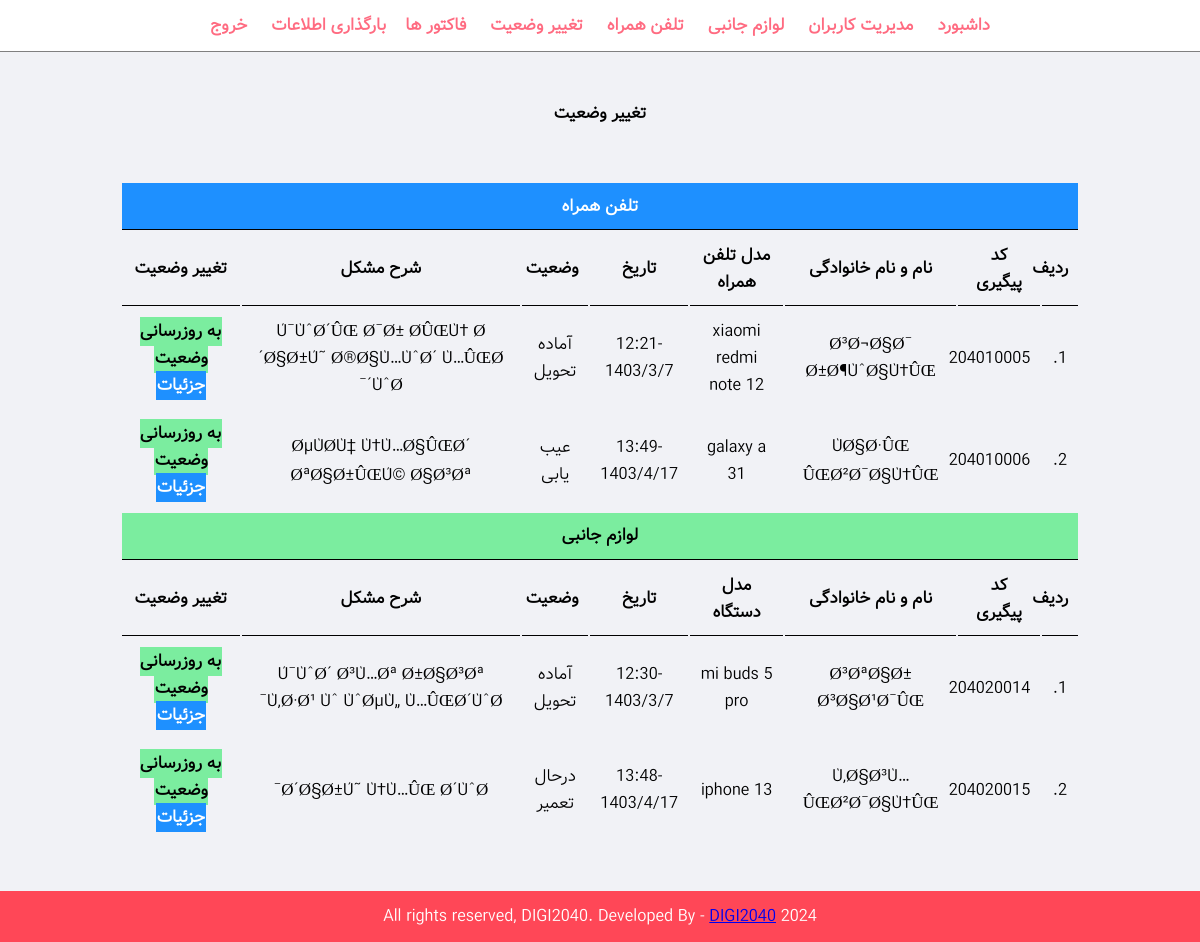
Page /admin/manage-order.php (signed in) on the committed database.
### tables this page shows
CREATE TABLE `tbl_phone` (
  `id` int(10) UNSIGNED NOT NULL,
  `admin` varchar(50) NOT NULL,
  `cusname` varchar(100) NOT NULL,
  `description` mediumtext NOT NULL,
  `cusphone` varchar(12) NOT NULL,
  `cusid` varchar(10) NOT NULL,
  `model` varchar(100) NOT NULL,
  `imei` varchar(16) NOT NULL,
  `date` varchar(100) NOT NULL,
  `time` varchar(12) NOT NULL,
  `status` int(5) NOT NULL DEFAULT 1,
  `desc1` tinytext NOT NULL,
  `desc2` tinytext NOT NULL,
  `desc3` tinytext NOT NULL,
  `desc4` tinytext NOT NULL,
  `desc5` tinytext NOT NULL,
  `desc6` tinytext NOT NULL,
  `date1` varchar(18) NOT NULL,
  `date2` varchar(18) NOT NULL,
  `date3` varchar(18) NOT NULL,
  `date4` varchar(18) NOT NULL,
  `date5` varchar(18) NOT NULL,
  `date6` varchar(18) NOT NULL,
  `note` tinytext NOT NULL,
  `image1_name` varchar(50) NOT NULL,
  `pay` tinyint(1) NOT NULL DEFAULT 0
);

CREATE TABLE `tbl_janebi` (
  `id` int(10) UNSIGNED NOT NULL,
  `admin` varchar(50) NOT NULL,
  `cusname` varchar(100) NOT NULL,
  `description` mediumtext NOT NULL,
  `cusphone` varchar(12) NOT NULL,
  `cusid` varchar(10) NOT NULL,
  `model` varchar(100) NOT NULL,
  `imei` varchar(20) NOT NULL,
  `date` varchar(18) NOT NULL,
  `time` varchar(12) NOT NULL,
  `status` int(5) NOT NULL DEFAULT 1,
  `desc1` tinytext NOT NULL,
  `desc2` tinytext NOT NULL,
  `desc3` tinytext NOT NULL,
  `desc4` tinytext NOT NULL,
  `desc5` tinytext NOT NULL,
  `desc6` tinytext NOT NULL,
  `date1` varchar(18) NOT NULL,
  `date2` varchar(18) NOT NULL,
  `date3` varchar(18) NOT NULL,
  `date4` varchar(18) NOT NULL,
  `date5` varchar(18) NOT NULL,
  `date6` varchar(18) NOT NULL,
  `note` tinytext NOT NULL,
  `image1_name` varchar(50) NOT NULL,
  `pay` tinyint(1) NOT NULL DEFAULT 0
);

### admin/partials/login-check.php (called while the page is built)
<?php
    if(!isset($_SESSION['user']))
    {
        $_SESSION['no-login-message'] = "<div class='error text-center'><h2>لطفا ابتدا وارد حساب کاربری خود شوید</h2></div>";
        header('location:'.SITEURL.'admin/login.php');
    }
    else{
        $admin = $_SESSION['user'];
    }
?>

### admin/manage-order.php (the view, shortened to what this page needs)
<?php include('partials/menu.php'); ?>
<div class="main-content">
    <div class="wrapper">
        <h1 class="text-center">تغییر وضعیت</h1>
                <br><br>
                <table class="tbl-full">
                    <tr>
                        <th colspan="12" class="text-center btn-primary">تلفن همراه</th>
                    </tr>
                    <tr>
                        <th>ردیف</th>
                        <th>کد پیگیری</th>
                        <th>نام و نام خانوادگی</th>
                        <th>مدل تلفن همراه</th>
                        <th>تاریخ</th>
                        <th>وضعیت</th>
                        <th>شرح مشکل</th>
                        <th>تغییر وضعیت</th>
                    </tr>
                    <?php
                        if($admin==ADMIN){
                            $sql = "SELECT * FROM tbl_phone";
                        }
                        else{
                            $sql = "SELECT * FROM tbl_phone WHERE admin='$admin'";
                        }
                        $res = mysqli_query($conn, $sql);
                        $count = mysqli_num_rows($res);
                        $sn = 1;
                        if($count>0)
                        {
                            while($row=mysqli_fetch_assoc($res))
                            {
                                $id = $row['id'];
                                $cusname = $row['cusname'];
                                $model = $row['model'];
                                $date = $row['date'];
                                $status = $row['status'];
                                $description = $row['description'];
                                ?>
                                    <tr>
                                        <td><?php echo $sn++; ?>. </td>
                                        <td><?php echo $id; ?></td>
                                        <td><?php echo $cusname; ?></td>
                                        <td><?php echo $model; ?></td>
                                        <td><?php echo $date; ?></td>
                                        <td><?php
                                        if($status==1){echo "بررسی اولیه";}
                                        elseif($status==2){echo "عیب یابی";}
                                        elseif($status==3){echo "در انتظار قطعه";}
                                        elseif($status==4){echo "درحال تعمیر";}
                                        elseif($status==5){echo "تست نهایی";}
                                        elseif($status==6){echo "آماده تحویل";}
                                        ?></td>
                                        <td><?php echo $description; ?></td>
                                        <td>
                                            <a href="<?php echo SITEURL; ?>admin/update-order.php?id=<?php echo $id; ?>&cat=1" class="btn-secondary">به روزرسانی وضعیت</a>
                                            <a href="<?php echo SITEURL; ?>admin/details.php?id=<?php echo $id; ?>" class="btn-primary">جزئیات</a>
                                        </td>
                                    </tr>
                                <?php
                            }
                        }
                        else
                        {
                            echo "<tr><td colspan='12' class='error'>هنوز هیچ دستگاهی اضافه نشده است</td></tr>";
                        }
                    ?>
                    <tr>
                        <th colspan="12" class="text-center btn-secondary">لوازم جانبی</th>
                    </tr>
                    <tr>
                        <th>ردیف</th>
                        <th>کد پیگیری</th>
                        <th>نام و نام خانوادگی</th>
                        <th>مدل دستگاه</th>
                        <th>تاریخ</th>
                        <th>وضعیت</th>
                        <th>شرح مشکل</th>
                        <th>تغییر وضعیت</th>
                    </tr>
                    <?php
                        if($admin==ADMIN){
                            $sql = "SELECT * FROM tbl_janebi";
                        }
                        else{
                            $sql = "SELECT * FROM tbl_janebi WHERE admin='$admin'";
                        }
                        $res = mysqli_query($conn, $sql);
                        $count = mysqli_num_rows($res);
                        $sn = 1;
                        if($count>0)
                        {
                            while($row=mysqli_fetch_assoc($res))
                            {
                                $id = $row['id'];
                                $cusname = $row['cusname'];
                                $model = $row['model'];
                                $date = $row['date'];
                                $status = $row['status'];
                                $description = $row['description'];
                                ?>
                                    <tr>
                                        <td><?php echo $sn++; ?>. </td>
                                        <td><?php echo $id; ?></td>
                                        <td><?php echo $cusname; ?></td>
                                        <td><?php echo $model; ?></td>
                                        <td><?php echo $date; ?></td>
                                        <td><?php
                                        if($status==1){echo "بررسی اولیه";}
                                        elseif($status==2){echo "عیب یابی";}
                                        elseif($status==3){echo "در انتظار قطعه";}
                                        elseif($status==4){echo "درحال تعمیر";}
                                        elseif($status==5){echo "تست نهایی";}
                                        elseif($status==6){echo "آماده تحویل";}
                                        ?></td>
                                        <td><?php echo $description; ?></td>
                                        <td>
                                            <a href="<?php echo SITEURL; ?>admin/update-order.php?id=<?php echo $id; ?>&cat=2" class="btn-secondary">به روزرسانی وضعیت</a>
                                            <a href="<?php echo SITEURL; ?>admin/details.php?id=<?php echo $id; ?>" class="btn-primary">جزئیات</a>
                                        </td>
                                    </tr>
                                <?php
                            }
                        }
                        else
                        {
                            echo "<tr><td colspan='12' class='error'>هنوز هیچ دستگاهی اضافه نشده است</td></tr>";
                        }
                    ?>
                </table>
    </div>
</div>
<?php include('partials/footer.php'); ?>

### admin/partials/menu.php (shortened to what this page needs)
<?php
    include('login-check.php');
?>
<html>
    <head>
        <link rel="stylesheet" href="../css/admin.css">
    </head>
    <body>
        <div class="menu text-center">
            <div class="wrapper">
                <ul>
                    <li><a href="index.php">داشبورد</a></li>
                    <li><a href="manage-admin.php">مدیریت کاربران</a></li>
                    <li><a href="manage-janebi.php">لوازم جانبی</a></li>
                    <li><a href="manage-phone.php">تلفن همراه</a></li>
                    <li><a href="manage-order.php">تغییر وضعیت</a></li>
                    <li><a href="factor.php">فاکتور ها</a></li><?php if ($admin==ADMIN){
                    echo '<li><a href="csv.php">بارگذاری اطلاعات</a></li>';}?>
                    <li><a href="logout.php">خروج</a></li>
                </ul>
            </div>
        </div>

### admin/partials/footer.php
<div class="footer">
            <div class="wrapper">
                <p class="text-center">2024 All rights reserved, DIGI2040. Developed By - <a href="https://digi2040.ir/"> DIGI2040</a></p>
            </div>
        </div>
    </body>
</html>

### css/admin.css (style rules this page uses)
body { font-family: vazir; direction: rtl; }
* { margin: 0; padding: 0; font-size: 17px; }
.wrapper { padding: 1%; width: 80%; margin: 0 auto; }
.text-center { text-align: center; }
.tbl-full { width: 100%; }
table tr th { border-bottom: 1px solid black; padding: 1%; }
table tr td { padding: 1%; text-align:center; }
.btn-primary { background-color: #1e90ff; padding: 1%; color: white; text-decoration: none; font-weight: bold; }
.btn-secondary { background-color: #7bed9f; padding: 1%; color: black; text-decoration: none; font-weight: bold; }
.menu { border-bottom: 1px solid grey; }
.menu ul { list-style-type: none; }
.menu ul li { display: inline; padding: 1%; }
.menu ul li a { text-decoration: none; font-weight: bold; color: #ff6b81; }
.main-content { background-color: #f1f2f6; padding: 3% 0; }
.footer { background-color: #ff4757; color: white; }

### rows in the picture
tbl_phone: id "204010005", cusname "Ø³Ø¬Ø§Ø¯ Ø±Ø¶ÙˆØ§Ù†ÛŒ", model "xiaomi redmi note 12", date "12:21-1403/3/7", status "آماده تحویل", description "Ú¯ÙˆØ´ÛŒ Ø¯Ø± Ø­ÛŒÙ† Ø´Ø§Ø±Ú˜ Ø®Ø§Ù…ÙˆØ´ Ù…ÛŒØ´ÙˆØ¯"
tbl_phone: id "204010006", cusname "ÙØ§Ø·ÛŒ ÛŒØ²Ø¯Ø§Ù†ÛŒ", model "galaxy a 31", date "13:49-1403/4/17", status "عیب یابی", description "ØµÙØ­Ù‡ Ù†Ù…Ø§ÛŒØ´ ØªØ§Ø±ÛŒÚ© Ø§Ø³Øª"
tbl_janebi: id "204020014", cusname "Ø³ØªØ§Ø± Ø³Ø§Ø¹Ø¯ÛŒ", model "mi buds 5 pro", date "12:30-1403/3/7", status "آماده تحویل", description "Ú¯ÙˆØ´ Ø³Ù…Øª Ø±Ø§Ø³Øª Ù‚Ø·Ø¹ Ùˆ ÙˆØµÙ„ Ù…ÛŒØ´ÙˆØ¯"
tbl_janebi: id "204020015", cusname "Ù‚Ø§Ø³Ù… ÛŒØ²Ø¯Ø§Ù†ÛŒ", model "iphone 13", date "13:48-1403/4/17", status "درحال تعمیر", description "Ø´Ø§Ø±Ú˜ Ù†Ù…ÛŒ Ø´ÙˆØ¯"
